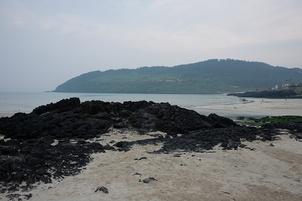
#> input picture base/img1.jpg, 302 x 201 px, shrunk from 720 x 480 before the run
$ python problem3.py
#> lines starting #> are read from the running program, lines starting #| are printed output that depends on the picture; long printed decimals are rounded
"""
문제 3: 호모그래피를 이용한 이미지 정합 (Image Alignment)

"""

import cv2 as cv              # OpenCV - SIFT, 호모그래피, 원근 변환 기능 제공
import numpy as np            # NumPy - 행렬 연산 및 이미지 배열 처리
import matplotlib.pyplot as plt  # matplotlib - 최종 결과 시각화
import os                     # os - 파일 경로 처리

# ─────────────────────────────────────────────
# 1단계: 두 이미지 불러오기 (img1.jpg, img2.jpg)
# ─────────────────────────────────────────────
# 현재 스크립트 파일이 위치한 디렉토리의 절대 경로를 구함
script_dir = os.path.dirname(os.path.abspath(__file__))

# 과제에서 지정한 두 이미지 경로 조합 (img1.jpg와 img2.jpg 선택)
path1 = os.path.join(script_dir, '..', 'base', 'img1.jpg')  # 변환 기준 이미지
path2 = os.path.join(script_dir, '..', 'base', 'img2.jpg')  # 변환 대상 이미지

# cv.imread(): 이미지를 BGR 형식으로 읽어들임
img1_bgr = cv.imread(path1)   # 기준 이미지 (Destination) - 정합의 목표 좌표계
#> img1_bgr is the input picture: shape (201, 302, 3); mean B, G, R 134.3, 130.6, 125.7
img2_bgr = cv.imread(path2)   # 변환 이미지 (Source) - 이 이미지를 img1에 맞게 변환
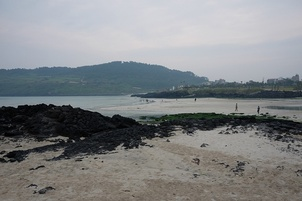
#> input picture base/img2.jpg, 302 x 201 px, shrunk from 720 x 480 before the run
#> img2_bgr is the input picture: shape (201, 302, 3); mean B, G, R 134.4, 132.3, 129.6

# 이미지를 정상적으로 불러왔는지 확인
if img1_bgr is None:
    raise FileNotFoundError(f"이미지 파일을 찾을 수 없습니다: {path1}")
if img2_bgr is None:
    raise FileNotFoundError(f"이미지 파일을 찾을 수 없습니다: {path2}")

# cv.cvtColor(): BGR → RGB 변환 (matplotlib 시각화용)
img1_rgb = cv.cvtColor(img1_bgr, cv.COLOR_BGR2RGB)
img2_rgb = cv.cvtColor(img2_bgr, cv.COLOR_BGR2RGB)

# cv.cvtColor(): BGR → Grayscale 변환 (SIFT 특징점 검출용)
img1_gray = cv.cvtColor(img1_bgr, cv.COLOR_BGR2GRAY)
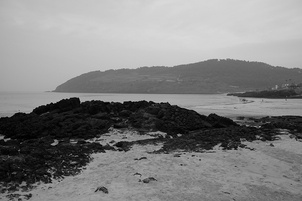
#> img1_gray: shape (201, 302); min 0, max 218, mean 129.5
img2_gray = cv.cvtColor(img2_bgr, cv.COLOR_BGR2GRAY)
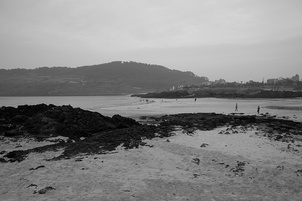
#> img2_gray: shape (201, 302); min 0, max 216, mean 131.7

# 각 이미지의 너비(w)와 높이(h) 추출 (파노라마 출력 크기 계산에 사용)
h1, w1 = img1_bgr.shape[:2]   # 이미지1의 (높이, 너비)
#> h1 = 201; w1 = 302
h2, w2 = img2_bgr.shape[:2]   # 이미지2의 (높이, 너비)
#> h2 = 201; w2 = 302

print(f"[정보] 이미지1 로드: {path1} | 크기: {h1}x{w1}")
#| [정보] 이미지1 로드: Problem_3/../base/img1.jpg | 크기: 201x302
print(f"[정보] 이미지2 로드: {path2} | 크기: {h2}x{w2}")
#| [정보] 이미지2 로드: Problem_3/../base/img2.jpg | 크기: 201x302

# ─────────────────────────────────────────────
# 2단계: SIFT 특징점 검출 및 디스크립터 추출
# ─────────────────────────────────────────────
# cv.SIFT_create(): SIFT 검출기 초기화
# nfeatures=0 → 검출 개수 제한 없음 (호모그래피 정확도를 위해 최대한 많은 특징점 필요)
sift = cv.SIFT_create(nfeatures=0)

# detectAndCompute(): 두 이미지에서 각각 특징점과 디스크립터 동시 추출
keypoints1, descriptors1 = sift.detectAndCompute(img1_gray, None)
#> keypoints1 = 190 keypoints; strongest (x, y, size): (179, 135, 2.1), (53, 144, 2.1), (67, 128, 52.2), (111, 145, 2)
keypoints2, descriptors2 = sift.detectAndCompute(img2_gray, None)
#> keypoints2 = 216 keypoints; strongest (x, y, size): (210, 121, 13.1), (190, 122, 14.1), (124, 132, 24.4), (91, 133, 34.2)

print(f"[SIFT] 이미지1 특징점 수: {len(keypoints1)}개")
#| [SIFT] 이미지1 특징점 수: 190개
print(f"[SIFT] 이미지2 특징점 수: {len(keypoints2)}개")
#| [SIFT] 이미지2 특징점 수: 216개

# ─────────────────────────────────────────────
# 3단계: BFMatcher + knnMatch + Lowe's Ratio Test로 매칭점 선별
# ─────────────────────────────────────────────
# cv.BFMatcher(): Brute-Force Matcher 초기화
# cv.NORM_L2: SIFT는 실수형 디스크립터이므로 L2(유클리드) 거리 사용
# crossCheck=False: knnMatch()와 함께 사용이기 때문에 False 설정
bf = cv.BFMatcher(cv.NORM_L2, crossCheck=False)

# knnMatch(): 각 특징점에 대해 k=2개의 최근접 이웃을 찾음
# 두 개를 찾는 이유: Lowe's Ratio Test를 위해 1등과 2등을 비교하기 위함
raw_matches = bf.knnMatch(descriptors2, descriptors1, k=2)
#> raw_matches = 216 matches
# ※ 주의: descriptors2를 query, descriptors1을 train으로 설정
#   → 이미지2의 각 특징점에서 이미지1의 대응점을 찾는 방향으로 매칭

# Lowe's Ratio Test: 비율 임계값(0.7)보다 작은 경우만 선별 (신뢰도 높은 매칭)
RATIO_THRESHOLD = 0.7   # 논문에서 권장하는 표준 임계값 (0.7)
good_matches = []       # 선별된 좋은 매칭을 담을 리스트

for m, n in raw_matches:
    # m: 이미지1에서의 가장 가까운 매칭
    # n: 이미지1에서의 두 번째로 가까운 매칭
    # 비율이 낮을수록 m은 n보다 훨씬 가까운 고유한 매칭으로 신뢰할 수 있음
    if m.distance < RATIO_THRESHOLD * n.distance:
        good_matches.append(m)  # 좋은 매칭 리스트에 추가
#> after the loop, good_matches = 53 matches

print(f"[매칭] Ratio Test 통과 매칭 수: {len(good_matches)}개 (임계값: {RATIO_THRESHOLD})")
#| [매칭] Ratio Test 통과 매칭 수: 53개 (임계값: 0.7)

# 호모그래피 계산을 위해 최소 4개의 대응점이 필요
if len(good_matches) < 4:
    raise ValueError(f"좋은 매칭 수({len(good_matches)})가 너무 적습니다. 임계값을 조정하세요.")

# ─────────────────────────────────────────────
# 4단계: 호모그래피 행렬 계산 (RANSAC 이상점 제거 포함)
# ─────────────────────────────────────────────
# 이미지2(src)와 이미지1(dst)의 매칭 특징점 좌표를 NumPy 배열로 추출
# keypoints2[m.queryIdx].pt: 이미지2에서의 특징점 좌표 (x, y)
# keypoints1[m.trainIdx].pt: 이미지1에서의 대응 특징점 좌표 (x, y)
# np.float32: 부동소수점 형식으로 변환 (호모그래피 계산에 필요)
src_pts = np.float32([keypoints2[m.queryIdx].pt for m in good_matches]).reshape(-1, 1, 2)
#> src_pts = 53 rows, first 8: [6.16, 158.6], [8.35, 150], [25.83, 143.4], [27.52, 151.5], [30.31, 154.5], [35.88, 132], [36.97, 149.7], [36.97, 149.7]
dst_pts = np.float32([keypoints1[m.trainIdx].pt for m in good_matches]).reshape(-1, 1, 2)
#> dst_pts = 53 rows, first 8: [115.7, 147.6], [117, 140.3], [130.5, 135.7], [131.9, 143], [134.4, 145.8], [138.2, 126.1], [139.2, 142], [139.2, 142]
# reshape(-1, 1, 2): cv.findHomography()의 입력 형식에 맞춰 (N, 1, 2) 형태로 변환

# cv.findHomography(): 두 이미지 간의 호모그래피 행렬(3x3) 계산
# src_pts → 이미지2의 특징점 좌표 (변환 출발점)
# dst_pts → 이미지1의 대응 특징점 좌표 (변환 도착점)
# cv.RANSAC: Random Sample Consensus 알고리즘 사용 → 이상점(Outlier) 강건하게 제거
# 5.0: RANSAC 허용 오차 픽셀 (이 픽셀 내에 있으면 inlier로 판단)
H, mask = cv.findHomography(src_pts, dst_pts, cv.RANSAC, 5.0)
#> H = [[0.624, 0.0217, 107.1], [-0.102, 0.869, 9.61], [-0.00124, 1.35e-05, 1]]; mask = 53 values, max 1 at index 0, min 0 at index 16, mean 0.925
# H: 3x3 호모그래피 행렬 (이미지2 → 이미지1 좌표계 변환에 사용)
# mask: 각 매칭점이 inlier(1)인지 outlier(0)인지 나타내는 마스크 배열

# inlier(이상점이 아닌 정상 매칭점) 수 계산
inliers = int(mask.sum())
#> inliers = 49
print(f"[호모그래피] 계산 완료 | 총 매칭: {len(good_matches)}개 | Inlier: {inliers}개")
#| [호모그래피] 계산 완료 | 총 매칭: 53개 | Inlier: 49개
print(f"[호모그래피 행렬 H]:\n{H}")
#| [호모그래피 행렬 H]:
#| [[ 6.24010017e-01  2.16680826e-02  1.07144609e+02]
#|  [-1.01825235e-01  8.69039349e-01  9.61364102e+00]
#|  [-1.24393985e-03  1.35461341e-05  1.00000000e+00]]

# ─────────────────────────────────────────────
# 5단계: 호모그래피 적용 - 이미지2를 이미지1에 정합
# ─────────────────────────────────────────────
# 파노라마(정합) 결과 이미지의 출력 크기를 두 이미지를 합친 크기로 설정
# 너비: w1 + w2 (두 이미지를 가로로 합친 너비)
# 높이: max(h1, h2) (두 이미지 중 더 큰 높이 사용)
out_w = w1 + w2    # 출력 이미지 너비
#> out_w = 604
out_h = max(h1, h2)  # 출력 이미지 높이
#> out_h = 201

# cv.warpPerspective(): 호모그래피 행렬 H를 이용해 이미지2를 원근 변환
# img2_bgr: 변환할 이미지
# H: 변환에 사용할 호모그래피 행렬
# (out_w, out_h): 출력 이미지의 크기 (너비, 높이)
warped_img2 = cv.warpPerspective(img2_bgr, H, (out_w, out_h))
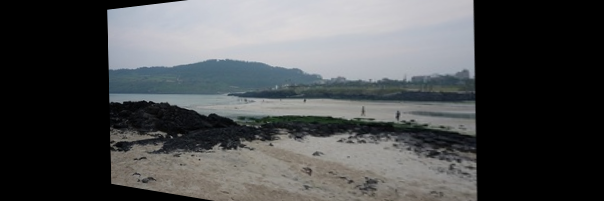
#> warped_img2: shape (201, 604, 3); mean B, G, R 80.3, 79.1, 77.4
# warped_img2: 이미지1의 좌표계(시점)로 변환된 이미지2

# 변환된 이미지(warped_img2) 위에 이미지1을 덮어쓰기 (정합 결과 합성)
# warped_img2의 왼쪽 상단에 img1_bgr을 복사하여 합치기
result_bgr = warped_img2.copy()      # 변환된 이미지를 기초 캔버스로 복사
result_bgr[0:h1, 0:w1] = img1_bgr   # 이미지1 영역에 원본 이미지1을 그대로 붙여넣기
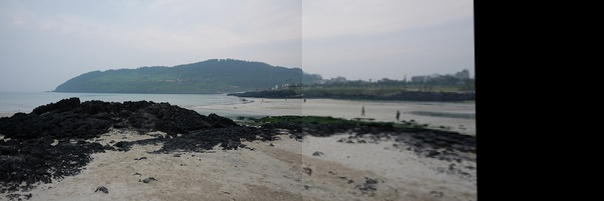
#> result_bgr: shape (201, 604, 3); mean B, G, R 106.7, 104.4, 101.4

# BGR → RGB 변환 (matplotlib 시각화용)
warped_rgb = cv.cvtColor(warped_img2, cv.COLOR_BGR2RGB)  # 변환된 이미지2 (RGB)
result_rgb = cv.cvtColor(result_bgr, cv.COLOR_BGR2RGB)   # 최종 정합 결과 (RGB)

print("[정합] 이미지 변환 및 합성 완료")

# ─────────────────────────────────────────────
# 6단계: 특징점 매칭 결과 시각화 (Inlier만 표시)
# ─────────────────────────────────────────────
# Inlier 매칭만 선별하여 더 깔끔한 시각화
# mask.ravel(): 2D 마스크를 1D로 펼침 → 각 매칭이 inlier(1)인지 확인
inlier_matches = [good_matches[i] for i in range(len(good_matches)) if mask.ravel()[i] == 1]
#> inlier_matches = 49 matches

# cv.drawMatches(): 두 이미지와 매칭 선을 함께 그려 시각화
# ※ 매칭 방향: img2 → img1 순서로 그리기 (queryIdx=img2, trainIdx=img1)
img_matches_vis = cv.drawMatches(
    img2_rgb, keypoints2,    # Source 이미지 (img2) + 특징점
    img1_rgb, keypoints1,    # Destination 이미지 (img1) + 특징점
    inlier_matches[:50],     # 상위 50개 inlier 매칭만 표시 (가독성)
    None,                    # 출력 이미지 (None → 자동 생성)
    flags=cv.DrawMatchesFlags_NOT_DRAW_SINGLE_POINTS  # 단독 특징점 숨김
)
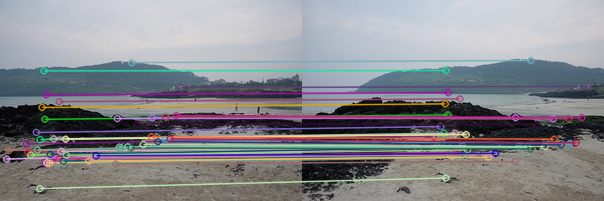
#> img_matches_vis: shape (201, 604, 3); mean R, G, B 135.4, 136, 140.7

# ─────────────────────────────────────────────
# 7단계: matplotlib으로 전체 결과 시각화 (2행 2열 레이아웃)
# ─────────────────────────────────────────────
# 2행 2열 서브플롯 구성으로 4가지 이미지를 한 번에 시각화
fig, axes = plt.subplots(2, 2, figsize=(16, 10))
fig.suptitle('Problem 3: 호모그래피를 이용한 이미지 정합 (Image Alignment)',
             fontsize=15, fontweight='bold')

# 서브플롯 (0,0): 원본 이미지1 (기준 이미지)
axes[0, 0].imshow(img1_rgb)                        # 이미지1 표시
axes[0, 0].set_title('이미지1 (img1.jpg)\n기준 이미지', fontsize=11)  # 제목
axes[0, 0].axis('off')                             # 축 제거

# 서브플롯 (0,1): 원본 이미지2 (변환 대상 이미지)
axes[0, 1].imshow(img2_rgb)                        # 이미지2 표시
axes[0, 1].set_title('이미지2 (img2.jpg)\n변환 대상 이미지', fontsize=11)
axes[0, 1].axis('off')

# 서브플롯 (1,0): 특징점 매칭 결과 (Inlier)
axes[1, 0].imshow(img_matches_vis)                 # 매칭 결과 시각화
axes[1, 0].set_title(
    f'특징점 매칭 결과\n(Inlier: {inliers}개, 상위 50개 표시)', fontsize=11
)
axes[1, 0].axis('off')

# 서브플롯 (1,1): 최종 정합 결과 (이미지2를 이미지1에 정렬)
axes[1, 1].imshow(result_rgb)                      # 정합 결과 이미지 표시
axes[1, 1].set_title('최종 정합 결과\n(Warped Image + img1)', fontsize=11)
axes[1, 1].axis('off')

plt.tight_layout()  # 서브플롯 간 여백 자동 조정

# ─────────────────────────────────────────────
# 8단계: 결과 저장 및 화면 출력
# ─────────────────────────────────────────────
# 결과 이미지를 저장할 output 폴더 생성 (없으면 자동 생성)
output_dir = os.path.join(script_dir, 'output')
os.makedirs(output_dir, exist_ok=True)  # exist_ok=True → 이미 있어도 에러 없음

# 결합된 시각화 결과를 파일로 저장
result_fig_path = os.path.join(output_dir, 'problem3_result.png')
plt.savefig(result_fig_path, dpi=150, bbox_inches='tight')
print(f"[저장] 전체 결과 이미지 저장 완료: {result_fig_path}")

# 변환(Warped)된 이미지만 별도로 저장
warped_path = os.path.join(output_dir, 'problem3_warped.png')
cv.imwrite(warped_path, warped_img2)   # BGR 형식으로 저장 (OpenCV의 기본 형식)
print(f"[저장] Warped 이미지 저장 완료: {warped_path}")

# 정합 결과 이미지만 별도로 저장
aligned_path = os.path.join(output_dir, 'problem3_aligned.png')
cv.imwrite(aligned_path, result_bgr)   # BGR 형식으로 저장
print(f"[저장] 정합 결과 이미지 저장 완료: {aligned_path}")

# plt.show(): 화면에 팝업 창으로 표시 (GUI 환경에서 동작)
plt.show()

# ─────────────────────────────────────────────
# 9단계: 호모그래피 행렬 상세 분석 출력
# ─────────────────────────────────────────────
print("\n[호모그래피 행렬 상세 분석]")
print("H (3x3 변환 행렬):")
for row in H:
    # H는 3x3 행렬로, 이미지2의 픽셀 좌표를 이미지1의 좌표계로 변환하는 데 사용됨
    # H[0,0], H[0,1]: 회전 및 스케일 요소
    # H[0,2], H[1,2]: 평행 이동(translation) 요소
    # H[2,0], H[2,1]: 원근(perspective) 변환 요소
    # H[2,2]: 동차 좌표계의 정규화 요소 (보통 1에 가까운 값)
    print(f"  {row[0]:>12.6f}  {row[1]:>12.6f}  {row[2]:>12.6f}")
#> this loop made 3 passes
#|       0.624      0.02167    107.145
#|      -0.1018      0.869      9.614
#|      -0.001244      1.4e-05      1.000
print(f"\n[요약] 전체 매칭: {len(good_matches)}개 → RANSAC Inlier: {inliers}개 "
      f"({100*inliers/len(good_matches):.1f}% 정확도)")
#| [요약] 전체 매칭: 53개 → RANSAC Inlier: 49개 (92.5% 정확도)
